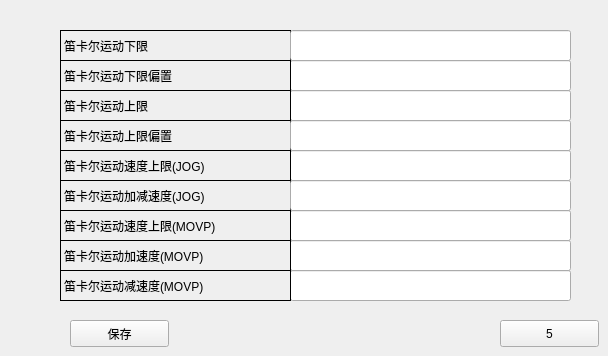
      <widget class="QWidget" name="page_22">
       <widget class="QLineEdit" name="lineEdit_120">
        <property name="geometry">
         <rect>
          <x>290</x>
          <y>210</y>
          <width>281</width>
          <height>31</height>
         </rect>
        </property>
       </widget>
       <widget class="QLineEdit" name="lineEdit_121">
        <property name="geometry">
         <rect>
          <x>290</x>
          <y>90</y>
          <width>281</width>
          <height>31</height>
         </rect>
        </property>
       </widget>
       <widget class="QLabel" name="label_167">
        <property name="geometry">
         <rect>
          <x>60</x>
          <y>180</y>
          <width>231</width>
          <height>31</height>
         </rect>
        </property>
        <property name="frameShape">
         <enum>QFrame::Panel</enum>
        </property>
        <property name="text">
         <string>笛卡尔运动加减速度(JOG)</string>
        </property>
       </widget>
       <widget class="QLineEdit" name="lineEdit_122">
        <property name="geometry">
         <rect>
          <x>290</x>
          <y>150</y>
          <width>281</width>
          <height>31</height>
         </rect>
        </property>
       </widget>
       <widget class="QLineEdit" name="lineEdit_140">
        <property name="geometry">
         <rect>
          <x>290</x>
          <y>270</y>
          <width>281</width>
          <height>31</height>
         </rect>
        </property>
       </widget>
       <widget class="QLabel" name="label_168">
        <property name="geometry">
         <rect>
          <x>60</x>
          <y>150</y>
          <width>231</width>
          <height>31</height>
         </rect>
        </property>
        <property name="frameShape">
         <enum>QFrame::Panel</enum>
        </property>
        <property name="text">
         <string>笛卡尔运动速度上限(JOG)</string>
        </property>
       </widget>
       <widget class="QLabel" name="label_169">
        <property name="geometry">
         <rect>
          <x>60</x>
          <y>120</y>
          <width>231</width>
          <height>31</height>
         </rect>
        </property>
        <property name="frameShape">
         <enum>QFrame::Panel</enum>
        </property>
        <property name="text">
         <string>笛卡尔运动上限偏置</string>
        </property>
       </widget>
       <widget class="QLineEdit" name="lineEdit_123">
        <property name="geometry">
         <rect>
          <x>290</x>
          <y>120</y>
          <width>281</width>
          <height>31</height>
         </rect>
        </property>
       </widget>
       <widget class="QPushButton" name="pushButton_62">
        <property name="geometry">
         <rect>
          <x>70</x>
          <y>320</y>
          <width>99</width>
          <height>27</height>
         </rect>
        </property>
        <property name="text">
         <string>保存</string>
        </property>
       </widget>
       <widget class="QLabel" name="label_170">
        <property name="geometry">
         <rect>
          <x>60</x>
          <y>210</y>
          <width>231</width>
          <height>31</height>
         </rect>
        </property>
        <property name="frameShape">
         <enum>QFrame::Panel</enum>
        </property>
        <property name="text">
         <string>笛卡尔运动速度上限(MOVP)</string>
        </property>
       </widget>
       <widget class="QLineEdit" name="lineEdit_124">
        <property name="geometry">
         <rect>
          <x>290</x>
          <y>60</y>
          <width>281</width>
          <height>31</height>
         </rect>
        </property>
       </widget>
       <widget class="QLineEdit" name="lineEdit_125">
        <property name="geometry">
         <rect>
          <x>290</x>
          <y>240</y>
          <width>281</width>
          <height>31</height>
         </rect>
        </property>
       </widget>
       <widget class="QLabel" name="label_171">
        <property name="geometry">
         <rect>
          <x>60</x>
          <y>90</y>
          <width>231</width>
          <height>31</height>
         </rect>
        </property>
        <property name="frameShape">
         <enum>QFrame::Panel</enum>
        </property>
        <property name="text">
         <string>笛卡尔运动上限</string>
        </property>
       </widget>
       <widget class="QLabel" name="label_172">
        <property name="geometry">
         <rect>
          <x>60</x>
          <y>240</y>
          <width>231</width>
          <height>31</height>
         </rect>
        </property>
        <property name="frameShape">
         <enum>QFrame::Panel</enum>
        </property>
        <property name="text">
         <string>笛卡尔运动加速度(MOVP)</string>
        </property>
       </widget>
       <widget class="QLabel" name="label_173">
        <property name="geometry">
         <rect>
          <x>60</x>
          <y>270</y>
          <width>231</width>
          <height>31</height>
         </rect>
        </property>
        <property name="frameShape">
         <enum>QFrame::Panel</enum>
        </property>
        <property name="text">
         <string>笛卡尔运动减速度(MOVP)</string>
        </property>
       </widget>
       <widget class="QLineEdit" name="lineEdit_126">
        <property name="geometry">
         <rect>
          <x>290</x>
          <y>180</y>
          <width>281</width>
          <height>31</height>
         </rect>
        </property>
       </widget>
       <widget class="QLabel" name="label_174">
        <property name="geometry">
         <rect>
          <x>60</x>
          <y>30</y>
          <width>231</width>
          <height>31</height>
         </rect>
        </property>
        <property name="frameShape">
         <enum>QFrame::Panel</enum>
        </property>
        <property name="text">
         <string>笛卡尔运动下限</string>
        </property>
       </widget>
       <widget class="QLabel" name="label_175">
        <property name="geometry">
         <rect>
          <x>60</x>
          <y>60</y>
          <width>231</width>
          <height>31</height>
         </rect>
        </property>
        <property name="frameShape">
         <enum>QFrame::Panel</enum>
        </property>
        <property name="text">
         <string>笛卡尔运动下限偏置</string>
        </property>
       </widget>
       <widget class="QLineEdit" name="lineEdit_127">
        <property name="geometry">
         <rect>
          <x>290</x>
          <y>30</y>
          <width>281</width>
          <height>31</height>
         </rect>
        </property>
       </widget>
       <widget class="QPushButton" name="pushButton_57">
        <property name="geometry">
         <rect>
          <x>500</x>
          <y>320</y>
          <width>99</width>
          <height>27</height>
         </rect>
        </property>
        <property name="text">
         <string>5</string>
        </property>
       </widget>
      </widget>
